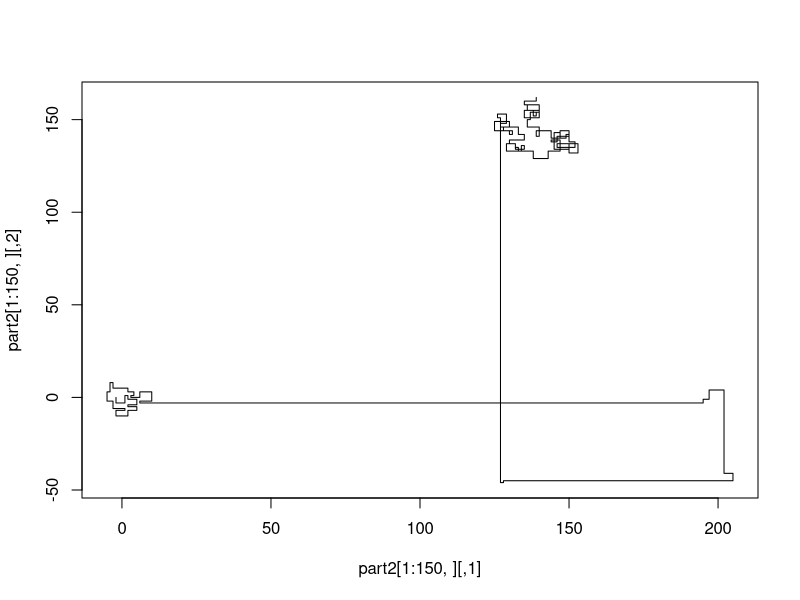

Write the R code that produced this figure.
input <- c("L2", "L3", "L3", "L4", "R1", "R2", "L3", "R3", "R3", "L1", "L3", "R2", "R3", "L3", "R4", "R3", "R3", "L1", "L4", "R4", "L2", "R5", "R1", "L5", "R1", "R3", "L5", "R2", "L2", "R2", "R1", "L1", "L3", "L3", "R4", "R5", "R4", "L1", "L189", "L2", "R2", "L5", "R5", "R45", "L3", "R4", "R77", "L1", "R1", "R194", "R2", "L5", "L3", "L2", "L1", "R5", "L3", "L3", "L5", "L5", "L5", "R2", "L1", "L2", "L3", "R2", "R5", "R4", "L2", "R3", "R5", "L2", "L2", "R3", "L3", "L2", "L1", "L3", "R5", "R4", "R3", "R2", "L1", "R2", "L5", "R4", "L5", "L4", "R4", "L2", "R5", "L3", "L2", "R4", "L1", "L2", "R2", "R3", "L2", "L5", "R1", "R1", "R3", "R4", "R1", "R2", "R4", "R5", "L3", "L5", "L3", "L3", "R5", "R4", "R1", "L3", "R1", "L3", "R3", "R3", "R3", "L1", "R3", "R4", "L5", "L3", "L1", "L5", "L4", "R4", "R1", "L4", "R3", "R3", "R5", "R4", "R3", "R3", "L1", "L2", "R1", "L4", "L4", "L3", "L4", "L3", "L5", "R2", "R4", "L2")
curDir <- "N"
start <- c(0,0)
part2 <-matrix(0, nrow=length(input),ncol=2)
for(i in 1:length(input)){
  instruct <- substr(input[i],0,1)
  length <- as.numeric(substr(input[i],2,50))
  if(curDir =="N"){
    if(instruct=="L"){
      start[1] <- start[1]-length
      curDir = "W"
    } else {
      start[1] <- start[1]+length
      curDir = "E"
    }
  } else if(curDir =="E"){
    if(instruct=="L"){
      start[2] <- start[2]+length
      curDir = "N"
    } else {
      start[2] <- start[2]-length
      curDir = "S"
    }
  } else if(curDir =="S"){
    if(instruct=="L"){
      start[1] <- start[1]+length
      curDir = "E"
    } else {
      start[1] <- start[1]-length
      curDir = "W"
    }
  } else if(curDir =="W"){
    if(instruct=="L"){
      start[2] <- start[2]-length
      curDir = "S"
    } else {
      start[2] <- start[2]+length
      curDir = "N"
    }
  }
  part2[i,] <- start
}
blocks <- sum(abs(start))
blocks

##PART 2
plot(part2[1:150,],type="l")
#visual solution, click on the interception point
point<-locator(n=1)
point
